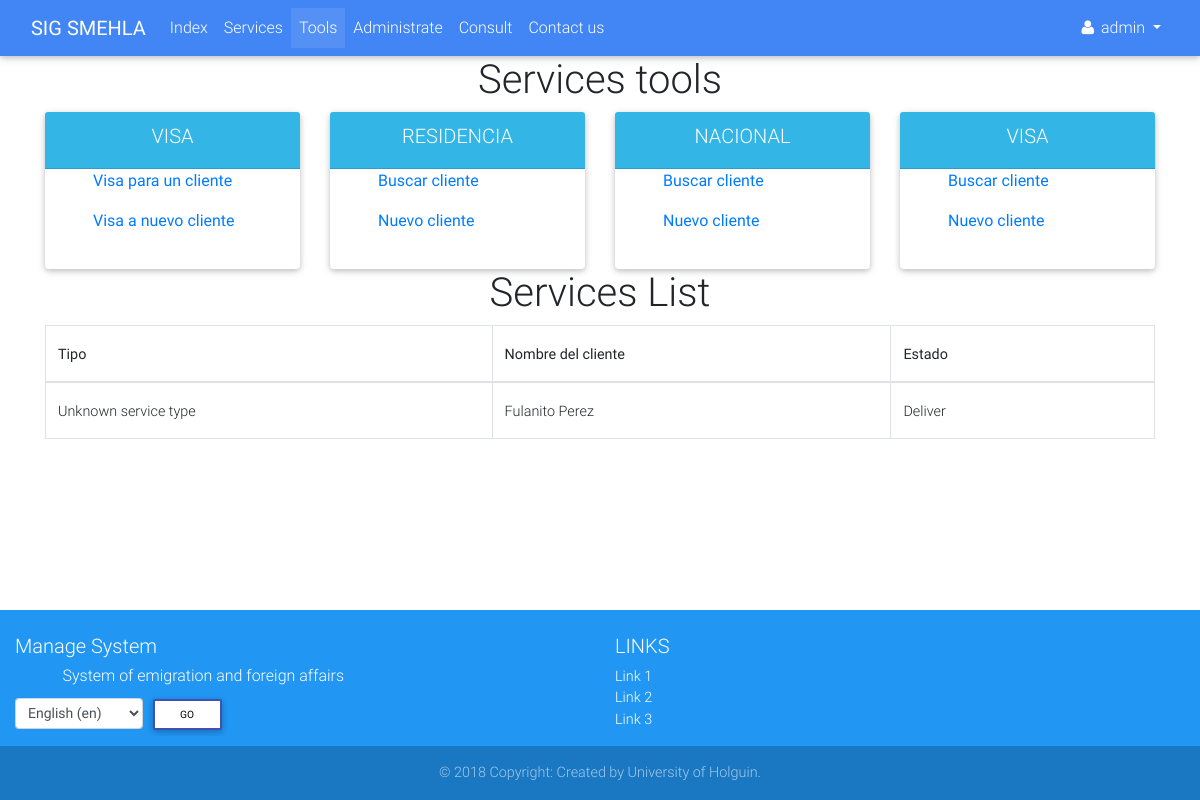
Page /tools/ (signed in) on the earlier database version.
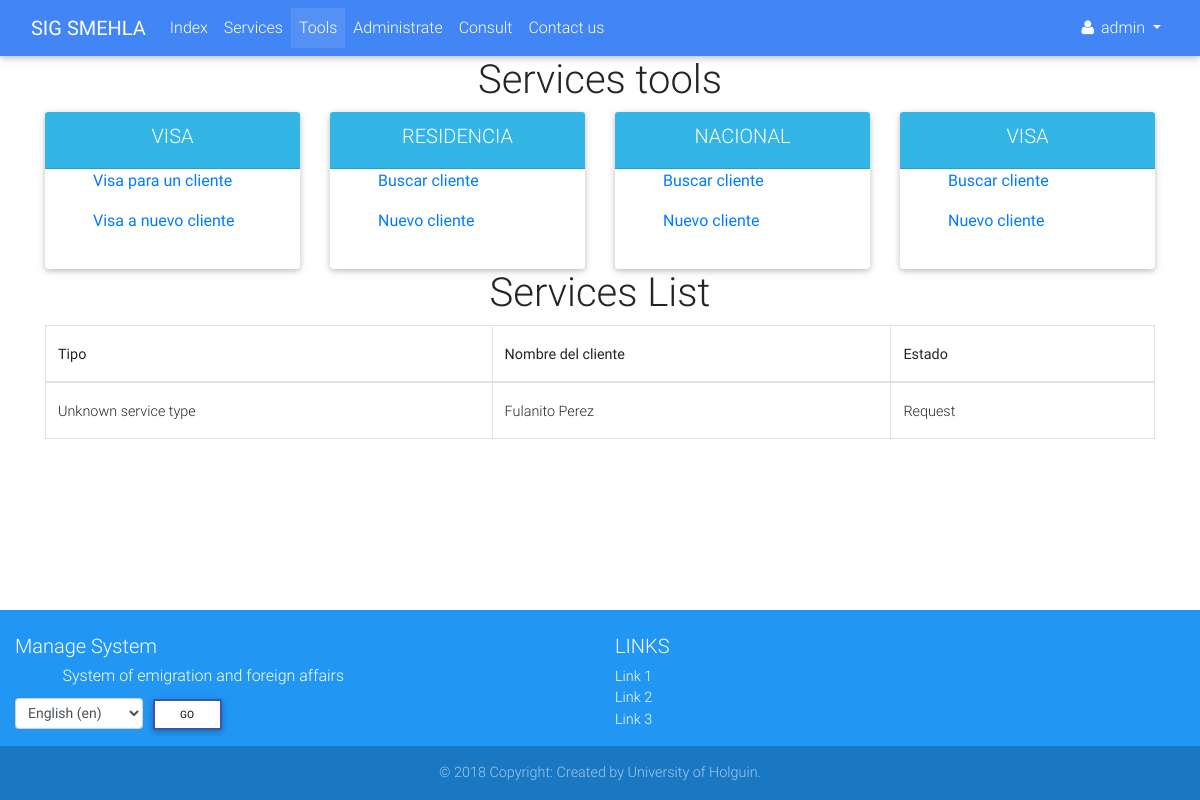
Same page on the later database version.
### accounts/models.py (models this page shows)
class Profile(AbstractUser):
    born_date = models.DateField(_('Born date'), blank=True, null=True)
    REQUIRED_FIELDS = ['email', 'born_date']
    class Meta:
        verbose_name = _('Profile')
        verbose_name_plural = _('Profiles')
    def __str__(self):
        if self.first_name and self.last_name:
            return self.get_full_name()
        else:
            return self.username

### services/models.py (models this page shows, shortened)
class Service(models.Model):
    SERVICE_STATUS = (
        ('1', _('Request')),
        ('2', _('Invoicing')),
        ('3', _('Revision')),
        ('4', _('Authenticating')),
        ('5', _('Deliver')),
    )
    SERVICE_TYPE = {
        'None': _('Unknown service type'),
        'visa': _('Visa'),
    }
    client = models.ForeignKey(verbose_name=_('Client'), to=Client, on_delete=models.CASCADE)
    status = models.CharField(_('Status'), max_length=1, choices=SERVICE_STATUS)
    service_type = None
    def get_service_type(self):
        if self.service_type:
            return self.service_type
        else:
            return self.SERVICE_TYPE['None']

class Client(models.Model):
    CIVIL_STATUS = (
        ('S', _('Single')),
        ('E', _('Engaged')),
        ('M', _('Married')),
        ('W', _('Widower')),
    )
    def upload_file(self, filename):
        ext = filename.split('.')[-1]
        return 'clients/{}.{}'.format(self.ci, ext)
    ci = models.CharField(_('Identity card'), max_length=13, unique=True)
    first_name = models.CharField(_('First name'), max_length=30)
    last_name = models.CharField(_('Last name'), max_length=150)
    born_date = models.DateField(_('Born date'))
    civil_status = models.CharField(_('Civil status'), choices=CIVIL_STATUS, max_length=1)
    naturalness = models.CharField(_("Naturalness"), max_length=30)
    nationality = models.CharField(_('Nationality'), max_length=30)
    father = models.CharField(_('Father name'), max_length=200)
    mother = models.CharField(_('Mother name'), max_length=200)
    address = models.TextField(_('Address'))
    email = models.EmailField(_('Email'))
    phone = models.PositiveIntegerField(_('Phone number'))
    data_attachment = models.FileField(_('Data attachment'), upload_to=upload_file, null=True, blank=True)
    def get_full_name(self):
        full_name = '%s %s' % (self.first_name, self.last_name)
        return full_name.strip()

### services/views.py (the view)
# urls.py: path('tools/', views.ServiceToolsView.as_view(), name='tools'),
class ServiceToolsView(mixins.LoginRequiredMixin, mixins.NavbarMixin, generic.TemplateView):
    tab_name = 'tools'
    template_name = 'services/tools.html'
    def get_context_data(self, **kwargs):
        context = super(ServiceToolsView, self).get_context_data(**kwargs)
        context['services'] = Service.objects.all()
        return context

### accounts/mixins.py (called while the page is built)
    def get_tab_name(self):
        if self.tab_name:
            return self.tab_name
        else:
            return 'init'

    def get_context_data(self, **kwargs):
        context = super(NavbarMixin, self).get_context_data(**kwargs)
        context['tab'] = self.get_tab_name()
        return context

### services/templates/services/tools.html (shortened to what this page needs)
{% extends 'navbar.html' %}
{% load i18n %}
{% block main %}
    <div class="container">
        <h1 class="text-center">{% trans 'Services tools' %}</h1>
        <div class="row">
            <div class="col-3">
                <div class="card">
                    <div class="card-header info-color white-text text-center">
                        <h5 class="text-uppercase">{% trans 'Visa' %}</h5>
                    </div>
                    <div class="card-body px-lg-5 pt-0">
                        <p><a href="{% url 'services:visa_create' %}">Visa para un cliente</a></p>
                        <p><a href="#">Visa a nuevo cliente</a></p>
                    </div>
                </div>
            </div>
            <div class="col-3">
                <div class="card">
                    <div class="card-header info-color white-text text-center">
                        <h5 class="text-uppercase">Residencia</h5>
                    </div>
                    <div class="card-body px-lg-5 pt-0">
                        <p><a href="#">Buscar cliente</a></p>
                        <p><a href="#">Nuevo cliente</a></p>
                    </div>
                </div>
            </div>
            <div class="col-3">
                <div class="card">
                    <div class="card-header info-color white-text text-center">
                        <h5 class="text-uppercase">Nacional</h5>
                    </div>
                    <div class="card-body px-lg-5 pt-0">
                        <p><a href="#">Buscar cliente</a></p>
                        <p><a href="#">Nuevo cliente</a></p>
                    </div>
                </div>
            </div>
            <div class="col-3">
                <div class="card">
                    <div class="card-header info-color white-text text-center">
                        <h5 class="text-uppercase">Visa</h5>
                    </div>
                    <div class="card-body px-lg-5 pt-0">
                        <p><a href="#">Buscar cliente</a></p>
                        <p><a href="#">Nuevo cliente</a></p>
                    </div>
                </div>
            </div>
        </div>
        <h1 class="text-center">Services List</h1>
        <div class="row">
            <div class="col-12">
                <table class="table table-bordered table-hover" cellspacing="0" width="100% ">
                    <thead>
                    <tr>
                        <th class="th-sm">Tipo</th>
                        <th class="th-sm">Nombre del cliente</th>
                        <th class="th-sm">Estado</th>
                    </tr>
                    </thead>
                    <tbody>
                    {% for service in services %}
                        <tr>
                            <td>{{ service.get_service_type }}</td>
                            <td>{{ service.client.get_full_name }}</td>
                            <td>{{ service.get_status_display }}</td>
                        </tr>
                    {% empty %}
                        <tr>
                            <td colspan="3">No existen ningun servicio en el sistema</td>
                        </tr>
                    {% endfor %}
                    </tbody>
                </table>
            </div>
        </div>
    </div>
{% endblock %}

### accounts/templates/navbar.html (shortened to what this page needs)
{% extends 'base.html' %}
{% load static %}
{% load i18n %}
{% block styles %}
    <link rel="stylesheet" href="{% static 'accounts/css/navbar.css' %}">
{% endblock %}
{% block content %}
    <header>
        <nav class="navbar navbar-expand-lg navbar-dark primary-color">
            <div class="container-fluid">
                <a href="{% url 'services:index' %}" class="navbar-brand">
                    <strong>SIG SMEHLA</strong>
                </a>
                <div class="collapse navbar-collapse" id="navbar">
                    <ul class="navbar-nav mr-auto">
                        <li class="nav-item" id="init">
                            <a href="{% url 'services:index' %}" class="nav-link">{% trans 'Index' %}
                                </a>
                        </li>
                        <li class="nav-item" id="services">
                            <a href="{% url 'services:services' %}" class="nav-link">{% trans 'Services' %}</a>
                        </li>
                        {% if user.is_authenticated %}
                            <li class="nav-item" id="tools">
                                <a href="{% url 'services:tools' %}" class="nav-link">{% trans 'Tools' %}</a>
                            </li>
                        {% endif %}
                        {% if user.is_superuser %}
                            <li class="nav-item" id="dashboard">
                                <a href="{% url 'accounts:dashboard' %}" class="nav-link">{% trans 'Administrate' %}</a>
                            </li>
                        {% endif %}
                        <li class="nav-item" id="status">
                            <a href="{% url 'services:status' %}" class="nav-link">{% trans 'Consult' %}</a>
                        </li>
                        <li class="nav-item">
                            <a href="#" class="nav-link" data-toggle="modal"
                               data-target="#contact">{% trans 'Contact us' %}</a>
                        </li>
                    </ul>
                    <div class="form-inline">
                        <ul class="navbar-nav mr-auto">
                            <li class="nav-item">
                                {% if user.is_authenticated %}
                                    <div class="dropdown">
                                        <a href="#" id="test" class="nav-link waves-effect waves-light dropdown-toggle"
                                           data-toggle="dropdown" aria-haspopup="true" aria-expanded="false">
                                            <i class="fa fa-user"></i>
                                            <span class="clearfix d-none d-sm-inline-block">{{ user }}</span>
                                        </a>
                                    </div>
                                {% else %}
                                    <a href="{% url 'accounts:login' %}" class="nav-link">
                                        <i class="fa fa-sign-in"></i>
                                    </a>
                                {% endif %}
                            </li>
                        </ul>
                    </div>
                </div>
            </div>
        </nav>
    </header>
    <main>
        {% block main %}
        {% endblock %}
    </main>
    <footer class="page-footer font-small blue pt-4">
        <div class="container-fluid text-center text-md-left">
            <div class="row">
                <div class="col-md-6 mt-md-0 mt-3">
                    <h5>{% trans 'Manage System' %}</h5>
                    <h6 class="offset-1">{% trans 'System of emigration and foreign affairs' %}</h6>
                    <form action="{% url 'set_language' %}" method="post">{% csrf_token %}
                        <label>
                            <select name="language" class="form-control form-control-sm" id="languages">
                                {% get_available_languages as LANGUAGES %}
                                {% get_language_info_list for LANGUAGES as languages %}
                                {% get_current_language as LANGUAGE_CODE %}
                                {% for language in languages %}
                                    <option value="{{ language.code }}"{% if language.code == LANGUAGE_CODE %}
                                            selected{% endif %}>
                                        {{ language.name_local }} ({{ language.code }})
                                    </option>
                                {% endfor %}
                            </select>
                        </label>
                        <input type="submit" value="{% trans 'Go' %}" class="btn btn-outline-indigo btn-white btn-sm">
                    </form>
                </div>
                <div class="col-md-3 mb-md-0 mb-3">
                    <h5 class="text-uppercase">{% trans 'Links' %}</h5>
                    <ul class="list-unstyled">
                        <li>
                            <a href="#">Link 1</a>
                        </li>
                        <li>
                            <a href="#">Link 2</a>
                        </li>
                        <li>
                            <a href="#">Link 3</a>
                        </li>
                    </ul>
                </div>
            </div>
        </div>
        <div class="footer-copyright text-center py-3">
            &copy; 2018 {% trans 'Copyright: Created by University of Holguin' %}.
        </div>
    </footer>
{% endblock %}

### accounts/templates/base.html (shortened to what this page needs)
<!DOCTYPE html>
{% load i18n %}
{% get_current_language as LANGUAGE_CODE %}
<html lang="{{ LANGUAGE_CODE }}">
{% load static %}
<head>
    <link rel="stylesheet" href="{% static 'accounts/css/font-awesome.css' %}">
    <link href="{% static 'accounts/css/bootstrap.min.css' %}" rel="stylesheet">
    <link href="{% static 'accounts/css/mdb.min.css' %}" rel="stylesheet">
    <link href="{% static 'accounts/css/sweetalert2.min.css' %}" rel="stylesheet">
    <link href="{% static 'accounts/css/bootstrap-datepicker.css' %}" rel="stylesheet">
    <link href="{% static 'accounts/css/styles.css' %}" rel="stylesheet">
    {% block styles %}{% endblock %}
</head>
<body>
{% block content %}
{% endblock %}
</body>
</html>

### accounts/static/accounts/css/navbar.css (style rules this page uses)
body { display: flex; min-height: 100vh; flex-direction: column; }
main { flex: 1 0 auto; }

Differences in the rows shown:
changed Service "Unknown service type": status "Deliver" → "Request"
